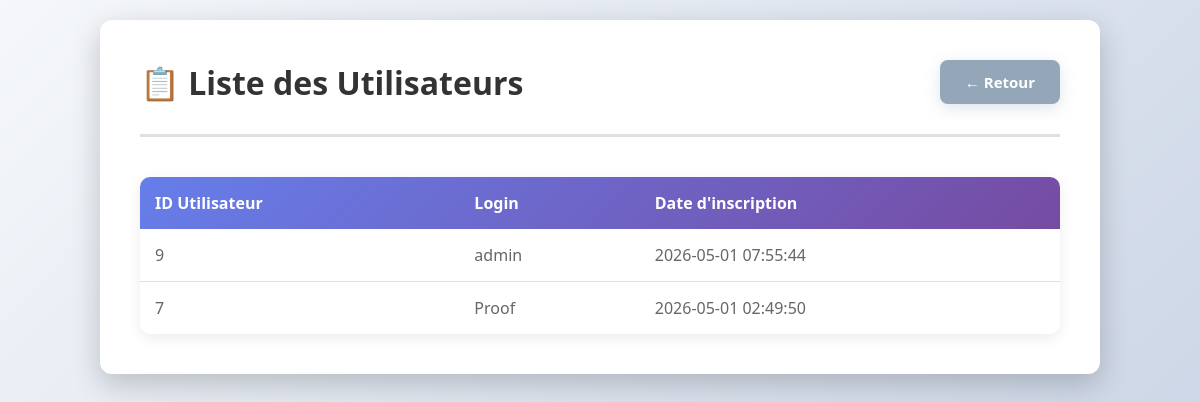
Screenshot of /listeutilisateur.php with the database file from the repository.
### tables this page shows
CREATE TABLE `utilisateur` (
  `id_user` int(11) NOT NULL,
  `username` varchar(30) NOT NULL,
  `secretPass` varchar(30) NOT NULL,
  `datei` datetime NOT NULL DEFAULT current_timestamp()
);

### listeutilisateur.php (the view, shortened to what this page needs)
<!DOCTYPE html>
<html lang="fr">
<head>
</head>
<body>
    <div class="container">
        <div class="page-card">
            <div class="page-header">
                <h1>📋 Liste des Utilisateurs</h1>
                <div class="page-actions">
                    <a href="accueil.php" class="btn btn-secondary">← Retour</a>
                </div>
            </div>
            <table>
                <thead>
                    <tr>
                        <th>ID Utilisateur</th>
                        <th>Login</th>
                        <th>Date d'inscription</th>
                    </tr>
                </thead>
                <tbody>
                    <?php
                    $bdd = new PDO('mysql:host=localhost;dbname=site;charset=utf8','root','');
                    $reponse = $bdd->query("SELECT id_user, username, datei FROM utilisateur ORDER BY datei DESC");
                    while ($donnees = $reponse->fetch()) {
                        echo '<tr>';
                        echo '<td>' . htmlspecialchars($donnees['id_user']) . '</td>';
                        echo '<td>' . htmlspecialchars($donnees['username']) . '</td>';
                        echo '<td>' . htmlspecialchars($donnees['datei']) . '</td>';
                        echo '</tr>';
                    }
                    ?>
                </tbody>
            </table>
        </div>
    </div>
</body>
</html>

### listeutilisateur.php (style rules this page uses)
* { margin: 0; padding: 0; box-sizing: border-box; }
body { font-family: 'Segoe UI', Tahoma, Geneva, Verdana, sans-serif; padding: 20px; background: linear-gradient(135deg, #f5f7fa 0%, #c3cfe2 100%); min-height: 100vh; }
.container { max-width: 1000px; margin: 0 auto; }
.page-card { border: none; border-radius: 12px; box-shadow: 0 10px 30px rgba(0, 0, 0, 0.2); padding: 40px; background: white; animation: slideIn 0.6s ease-out; }
.page-header { display: flex; justify-content: space-between; align-items: center; margin-bottom: 40px; padding-bottom: 30px; border-bottom: 3px solid #e0e0e0; gap: 30px; }
.page-header h1 { font-size: 32px; color: #333; font-weight: 700; }
.page-actions { flex: 0 0 auto; }
.btn { padding: 12px 25px; border: none; border-radius: 8px; font-weight: 600; cursor: pointer; text-decoration: none; display: inline-block; text-align: center; transition: all 0.4s cubic-bezier(0.34, 1.56, 0.64, 1); font-size: 15px; }
.btn-secondary { background-color: #93a7b9; color: white; box-shadow: 0 4px 15px rgba(147, 167, 185, 0.3); }
table { width: 100%; border-collapse: collapse; background: white; border-radius: 10px; overflow: hidden; box-shadow: 0 4px 15px rgba(0, 0, 0, 0.08); }
thead { background: linear-gradient(135deg, #667eea 0%, #764ba2 100%); }
th { padding: 15px; text-align: left; font-weight: 600; color: white; border: none; }
td { padding: 15px; border-bottom: 1px solid #e0e0e0; color: #666; }
tbody tr { transition: all 0.3s cubic-bezier(0.34, 1.56, 0.64, 1); cursor: pointer; }
tbody tr:last-child td { border-bottom: none; }

### rows the page displays
utilisateur: id_user "9", username "admin", datei "2026-05-01 07:55:44"
utilisateur: id_user "7", username "Proof", datei "2026-05-01 02:49:50"
